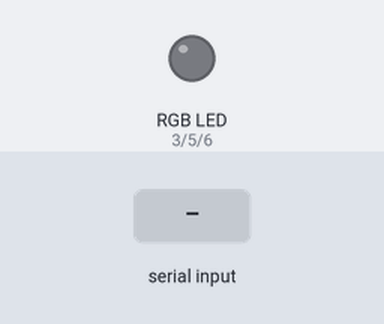
Bench run of a sketch on a simulated Arduino Uno, built with avr-gcc and run on an emulated ATmega328P. Parts: an RGB LED mixed from three pins (HIGH = lit). The test bench sets the inputs (shaded band). Dim RGB values are drawn brighter than linear; what the sketch prints to the serial monitor is not drawn.

Above: at 1.2 s.
1.3 s: "90,45,200\n" received over Serial
At 1.7 s:
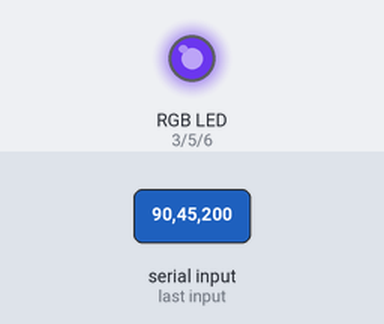
2.8 s: "30,150,10\n" received over Serial
At 4.0 s:
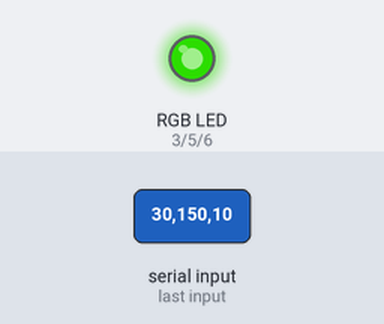
4.3 s: "90,45,200,10\n" received over Serial
At 5.2 s:
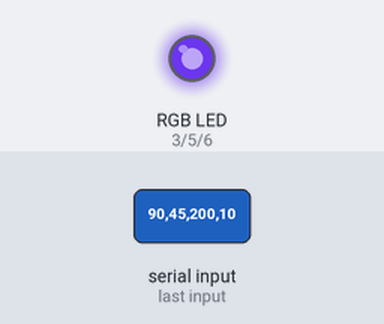
5.8 s: "30,150,10,200\n" received over Serial
At 6.3 s:
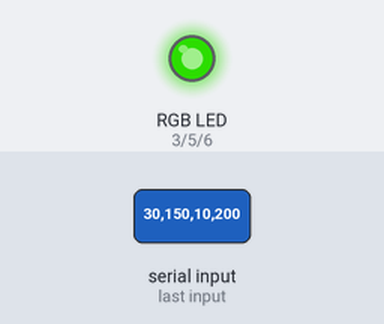
Timing chart, 0 to 8.3 s (numbered marks = the images above; inputs shaded):
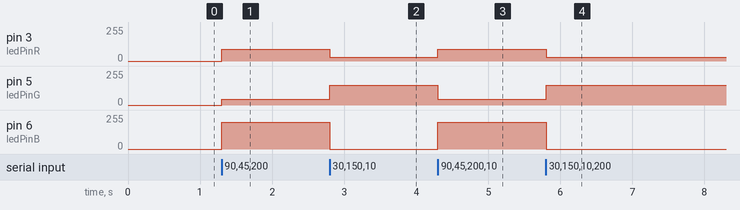

The sketch:

ColorController_RGB_Only.ino
```cpp
// use these values for the red, blue, green led.
const int ledPinR   = 3;  // pwm pin with red led
const int ledPinG   = 5; // pwm pin with green led
const int ledPinB   = 6; // pwm pin with blue led


int brightnessVal = 150; // value that changes between 0-255


// getRGB function stores RGB values in this array
int rgb_colors[3];
int hue;
int hueVal = 200;
int saturation;
int brightness;
int cycleBit;
int fadeBit;

int cycleSpeed = 4; // 'speed' of color change
int fadeSpeed = 2; // 'speed' of fading
int fadeSlo = (fadeSpeed / 2);

String str; //string to store the incoming data from the Serial port
String hueString, hueStringTemp; // string that stores the hue
String saturationString, saturationStringTemp; //string that stores the saturation
String brightnessString, brightnessStringTemp; //string that stores the brightness
String fadeBitStr;
String cycleSpeedStr;
String fadeSpeedStr;


void setup()
{
  pinMode(ledPinR, OUTPUT);
  pinMode(ledPinG, OUTPUT);
  pinMode(ledPinB, OUTPUT);
  Serial.begin(57600);
  Serial.println("starting");

}


void loop()  {
  if (Serial.available() > 8)
  {
    str = Serial.readStringUntil('\n');

  }


  hueStringTemp = str.substring(0, 3);
  saturationStringTemp = str.substring(3, 6);
  brightnessStringTemp = str.substring(6, 9);


  saturation = saturationString.toInt();
  if (saturationStringTemp != saturationString){
    saturationString = saturationStringTemp;
  }
  if (hueStringTemp != hueString){
    hueString = hueStringTemp;
  }
  if (brightnessStringTemp != brightnessString){
    brightnessString = brightnessStringTemp;
  }

  hueVal = hueString.toInt();
  saturation = saturationString.toInt();
  brightness = brightnessString.toInt();
  analogWrite(ledPinR, hueVal);
  analogWrite(ledPinG, saturation);
  analogWrite(ledPinB, brightness);

}
```

Measured:
- after the input at 1.3 s, pin 3 (ledPinR): 0/255 → 90/255 at once; pin 5 (ledPinG): 0/255 → 45/255 at once; pin 6 (ledPinB): 0/255 → 200/255 at once
- after the input at 2.8 s, pin 3 (ledPinR): 90/255 → 30/255 at once; pin 5 (ledPinG): 45/255 → 150/255 at once; pin 6 (ledPinB): 200/255 → 0/255 at once
- after the input at 4.3 s, pin 3 (ledPinR): 30/255 → 90/255 at once; pin 5 (ledPinG): 150/255 → 45/255 at once; pin 6 (ledPinB): 0/255 → 200/255 at once
- after the input at 5.8 s, pin 3 (ledPinR): 90/255 → 30/255 at once; pin 5 (ledPinG): 45/255 → 150/255 at once; pin 6 (ledPinB): 200/255 → 0/255 at once
